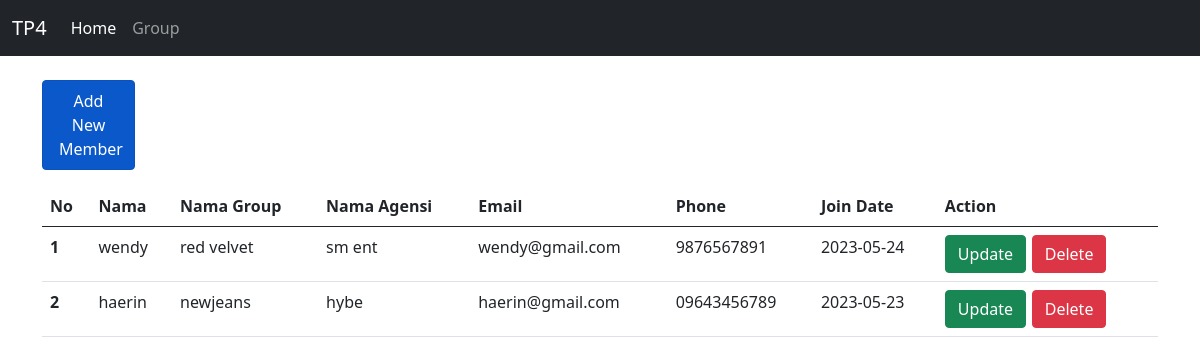
The page / on the database its author committed.
### tables this page shows
CREATE TABLE `members` (
  `ID` int(11) NOT NULL,
  `ID_GROUP` int(11) DEFAULT NULL,
  `NAME` varchar(100) NOT NULL,
  `EMAIL` varchar(100) NOT NULL,
  `PHONE` varchar(100) NOT NULL,
  `JOIN_DATE` date NOT NULL
);

CREATE TABLE `grup` (
  `ID_GROUP` int(11) NOT NULL,
  `NAMA_GROUP` varchar(100) NOT NULL,
  `NAMA_AGENSI` varchar(100) NOT NULL
);

### controllers/Member.controller.php (called while the page is built, shortened)
<?php
include_once("views/Member.view.php");
class MemberController
{
    private $member;
    function __construct()
    {
        $this->member = new Member(Config::$db_host, Config::$db_user, Config::$db_pass, Config::$db_name);
    }
    public function index()
    {
        $this->member->open();
        $this->member->getMemberFull();
        $data = array();
        while ($row = $this->member->getResult()) {
            array_push($data, $row);
        }
        $view = new MemberView();
        $view->render($data);
    }
}

### index.php (called while the page is built, shortened)
<?php
include_once("models/Template.model.php");
include_once("models/DB.model.php");
include_once("controllers/Member.controller.php");
$member = new MemberController();
$member->index();

### models/DB.model.php (called while the page is built, shortened)
<?php
class DB
{
    private $hostname;
    private $username;
    private $password;
    private $dbname;
    private $conn;
    function __construct($hostname, $username, $password, $dbname)
    {
        $this->hostname = $hostname;
        $this->username = $username;
        $this->password = $password;
        $this->dbname = $dbname;
    }
    function open()
    {
        $this->conn = mysqli_connect($this->hostname, $this->username, $this->password, $this->dbname);
    }
    function execute($query)
    {
        $this->result = mysqli_query($this->conn, $query);
    }
}

### models/Member.model.php (called while the page is built, shortened)
<?php
class Member extends DB
{
    function getMemberFull()
    {
        $query = "SELECT * FROM members JOIN grup ON members.ID_GROUP=grup.ID_GROUP ORDER BY members.ID";
        return $this->execute($query);
    }
}

### views/Member.view.php (the view, shortened to what this page needs)
<?php
class MemberView
{
    public function render($data)
    {
        $dataMember = null;
        $no = 0;
        foreach ($data as $val) {
            $dataMember .=
                '<tr>
                <th scope="row">' . ++$no . '</th>
                <td>' . $val['NAME'] . '</td>
                <td>' . $val['NAMA_GROUP'] . '</td>
                <td>' . $val['NAMA_AGENSI'] . '</td>
                <td>' . $val['EMAIL'] . '</td>
                <td>' . $val['PHONE'] . '</td>
                <td>' . $val['JOIN_DATE'] . '</td>
                <td style="font-size: 22px;"><a href="#" title="coba"></a>
                <a href="form.php?id=' . $val['ID'] . '"><button type="button" class="btn btn-success text-white">Update</button></a>
                <a href="index.php?hapus=' . $val['ID'] . '"><button type="button" class="btn btn-danger">Delete</button></a>
                </td>
                </tr>';
        }
        $header = "<tr>
        <th> No </th>
                <th> Nama </th>
                <th> Nama Group </th>
                <th> Nama Agensi </th>
                <th> Email </th>
                <th> Phone </th>
                <th> Join Date </th>
                <th> Action </th>
                </tr>";
    }
}

### models/Template.model.php (shortened to what this page needs)
<?php
class Template
{
    var $content = '';
    function __construct($filename='')
    {
        $this->content = implode('', @file($filename));
    }
    function clear()
    {
        $this->content = preg_replace("/DATA_[A-Z|_|0-9]+/", "", $this->content);
    }
    function write()
    {
        print $this->content;
    }
    function replace($old = '', $new = '')
    {
        if (is_int($new)) {
            $value = sprintf("%d", $new);
        }
        elseif (is_float($new)) {
            $value = sprintf("%f", $new);
        }
        elseif (is_array($new)) {
            $value = '';
            foreach ($new as $item) {
                $value .= $item. ' ';
            }
        }
        else {
            $value = $new;
        }
        $this->content = preg_replace("/$old/", $value, $this->content);
    }
}
?>

### rows shown on the page
members: NAME "wendy", ID_GROUP.NAMA_GROUP "red velvet", ID_GROUP.NAMA_AGENSI "sm ent", EMAIL "wendy@gmail.com", PHONE "9876567891", JOIN_DATE "2023-05-24"
members: NAME "haerin", ID_GROUP.NAMA_GROUP "newjeans", ID_GROUP.NAMA_AGENSI "hybe", EMAIL "haerin@gmail.com", PHONE "09643456789", JOIN_DATE "2023-05-23"

### other values the page prints
$this->content "TP4 Home Group Add New Member"
